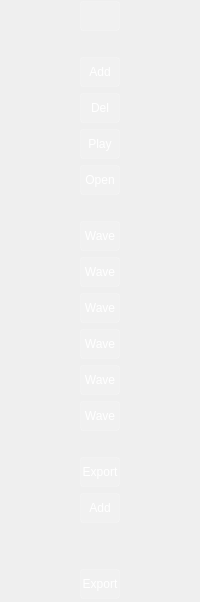
     <widget class="QFrame" name="buttons">
      <property name="sizePolicy">
       <sizepolicy hsizetype="Preferred" vsizetype="Preferred">
        <horstretch>0</horstretch>
        <verstretch>0</verstretch>
       </sizepolicy>
      </property>
      <property name="minimumSize">
       <size>
        <width>46</width>
        <height>0</height>
       </size>
      </property>
      <property name="maximumSize">
       <size>
        <width>16777215</width>
        <height>16777215</height>
       </size>
      </property>
      <property name="baseSize">
       <size>
        <width>46</width>
        <height>0</height>
       </size>
      </property>
      <property name="styleSheet">
       <string notr="true">color: rgb(146, 146, 146);
border: 0px;</string>
      </property>
      <property name="frameShape">
       <enum>QFrame::Box</enum>
      </property>
      <property name="frameShadow">
       <enum>QFrame::Raised</enum>
      </property>
      <layout class="QGridLayout" name="gridLayout">
       <property name="sizeConstraint">
        <enum>QLayout::SetMinimumSize</enum>
       </property>
       <property name="leftMargin">
        <number>3</number>
       </property>
       <property name="topMargin">
        <number>1</number>
       </property>
       <property name="rightMargin">
        <number>3</number>
       </property>
       <property name="bottomMargin">
        <number>3</number>
       </property>
       <item row="6" column="0">
        <widget class="QToolButton" name="openButton">
         <property name="minimumSize">
          <size>
           <width>40</width>
           <height>30</height>
          </size>
         </property>
         <property name="maximumSize">
          <size>
           <width>40</width>
           <height>30</height>
          </size>
         </property>
         <property name="baseSize">
          <size>
           <width>40</width>
           <height>30</height>
          </size>
         </property>
         <property name="toolTip">
          <string>Открыть папку с файлом</string>
         </property>
         <property name="styleSheet">
          <string notr="true">QToolButton{
	 color: rgb(255, 255, 255);
     background-color:rgba(255,255,255,30);
     border: 1px solid rgba(255,255,255,40);
     border-radius:3px;
}
QToolButton:hover{
background-color:rgba(255,255,255,50);
}
QToolButton:pressed{
background-color:rgba(255,255,255,70);
}</string>
         </property>
         <property name="text">
          <string>Open</string>
         </property>
         <property name="icon">
          <iconset resource="../icons.qrc">
           <normaloff>:/bl_img/icons/folder_open_FILL0_wght400_GRAD0_opsz24.svg</normaloff>:/bl_img/icons/folder_open_FILL0_wght400_GRAD0_opsz24.svg</iconset>
         </property>
         <property name="iconSize">
          <size>
           <width>20</width>
           <height>35</height>
          </size>
         </property>
         <property name="toolButtonStyle">
          <enum>Qt::ToolButtonIconOnly</enum>
         </property>
        </widget>
       </item>
       <item row="15" column="0">
        <widget class="QToolButton" name="exportButton">
         <property name="minimumSize">
          <size>
           <width>40</width>
           <height>30</height>
          </size>
         </property>
         <property name="maximumSize">
          <size>
           <width>40</width>
           <height>30</height>
          </size>
         </property>
         <property name="baseSize">
          <size>
           <width>40</width>
           <height>30</height>
          </size>
         </property>
         <property name="styleSheet">
          <string notr="true">QToolButton{
	 color: rgb(255, 255, 255);
     background-color:rgba(255,255,255,30);
     border: 1px solid rgba(255,255,255,40);
     border-radius:3px;
}
QToolButton:hover{
background-color:rgba(255,255,255,50);
}
QToolButton:pressed{
background-color:rgba(255,255,255,70);
}</string>
         </property>
         <property name="text">
          <string>Export</string>
         </property>
         <property name="icon">
          <iconset resource="../icons.qrc">
           <normaloff>:/bl_img/icons/upgrade_FILL0_wght400_GRAD0_opsz24.svg</normaloff>:/bl_img/icons/upgrade_FILL0_wght400_GRAD0_opsz24.svg</iconset>
         </property>
         <property name="iconSize">
          <size>
           <width>20</width>
           <height>35</height>
          </size>
         </property>
         <property name="autoRaise">
          <bool>false</bool>
         </property>
        </widget>
       </item>
       <item row="5" column="0">
        <widget class="QToolButton" name="playButton">
         <property name="minimumSize">
          <size>
           <width>40</width>
           <height>30</height>
          </size>
         </property>
         <property name="maximumSize">
          <size>
           <width>40</width>
           <height>30</height>
          </size>
         </property>
         <property name="baseSize">
          <size>
           <width>40</width>
           <height>30</height>
          </size>
         </property>
         <property name="toolTip">
          <string>Воспроизвести файл</string>
         </property>
         <property name="styleSheet">
          <string notr="true">QToolButton{
	 color: rgb(255, 255, 255);
     background-color:rgba(255,255,255,30);
     border: 1px solid rgba(255,255,255,40);
     border-radius:3px;
}
QToolButton:hover{
background-color:rgba(255,255,255,50);
}
QToolButton:pressed{
background-color:rgba(255,255,255,70);
}</string>
         </property>
         <property name="text">
          <string>Play</string>
         </property>
         <property name="icon">
          <iconset resource="../icons.qrc">
           <normaloff>:/bl_img/icons/play_arrow_FILL0_wght400_GRAD0_opsz24.svg</normaloff>:/bl_img/icons/play_arrow_FILL0_wght400_GRAD0_opsz24.svg</iconset>
         </property>
         <property name="iconSize">
          <size>
           <width>20</width>
           <height>35</height>
          </size>
         </property>
        </widget>
       </item>
       <item row="14" column="0">
        <spacer name="verticalSpacer_4">
         <property name="orientation">
          <enum>Qt::Vertical</enum>
         </property>
         <property name="sizeType">
          <enum>QSizePolicy::Minimum</enum>
         </property>
         <property name="sizeHint" stdset="0">
          <size>
           <width>20</width>
           <height>20</height>
          </size>
         </property>
        </spacer>
       </item>
       <item row="9" column="0">
        <widget class="QToolButton" name="queueButton">
         <property name="minimumSize">
          <size>
           <width>40</width>
           <height>30</height>
          </size>
         </property>
         <property name="maximumSize">
          <size>
           <width>40</width>
           <height>30</height>
          </size>
         </property>
         <property name="baseSize">
          <size>
           <width>40</width>
           <height>30</height>
          </size>
         </property>
         <property name="styleSheet">
          <string notr="true">QToolButton{
	 color: rgb(255, 255, 255);
     background-color:rgba(255,255,255,30);
     border: 1px solid rgba(255,255,255,40);
     border-radius:3px;
}
QToolButton:hover{
background-color:rgba(255,255,255,50);
}
QToolButton:pressed{
background-color:rgba(255,255,255,70);
}</string>
         </property>
         <property name="text">
          <string>Wave</string>
         </property>
         <property name="icon">
          <iconset resource="../icons.qrc">
           <normaloff>:/bl_img/icons/playlist_play_FILL0_wght400_GRAD0_opsz24.svg</normaloff>:/bl_img/icons/playlist_play_FILL0_wght400_GRAD0_opsz24.svg</iconset>
         </property>
         <property name="iconSize">
          <size>
           <width>20</width>
           <height>35</height>
          </size>
         </property>
        </widget>
       </item>
       <item row="16" column="0">
        <widget class="QToolButton" name="switchModeButton">
         <property name="minimumSize">
          <size>
           <width>40</width>
           <height>30</height>
          </size>
         </property>
         <property name="maximumSize">
          <size>
           <width>40</width>
           <height>30</height>
          </size>
         </property>
         <property name="baseSize">
          <size>
           <width>40</width>
           <height>30</height>
          </size>
         </property>
         <property name="toolTip">
          <string>Переключить режим таблицы</string>
         </property>
         <property name="whatsThis">
          <string/>
         </property>
         <property name="styleSheet">
          <string notr="true">QToolButton{
	 color: rgb(255, 255, 255);
     background-color:rgba(255,255,255,30);
     border: 1px solid rgba(255,255,255,40);
     border-radius:3px;
}
QToolButton:hover{
background-color:rgba(255,255,255,50);
}
QToolButton:pressed{
background-color:rgba(255,255,255,70);
}</string>
         </property>
         <property name="text">
          <string>Add</string>
         </property>
         <property name="icon">
          <iconset resource="../icons.qrc">
           <normaloff>:/bl_img/icons/widgets_FILL0_wght400_GRAD0_opsz24.svg</normaloff>:/bl_img/icons/widgets_FILL0_wght400_GRAD0_opsz24.svg</iconset>
         </property>
         <property name="iconSize">
          <size>
           <width>20</width>
           <height>35</height>
          </size>
         </property>
         <property name="popupMode">
          <enum>QToolButton::DelayedPopup</enum>
         </property>
         <property name="toolButtonStyle">
          <enum>Qt::ToolButtonIconOnly</enum>
         </property>
         <property name="arrowType">
          <enum>Qt::NoArrow</enum>
         </property>
        </widget>
       </item>
       <item row="11" column="0">
        <widget class="QToolButton" name="slncDtctButton">
         <property name="minimumSize">
          <size>
           <width>40</width>
           <height>30</height>
          </size>
         </property>
         <property name="maximumSize">
          <size>
           <width>40</width>
           <height>30</height>
          </size>
         </property>
         <property name="baseSize">
          <size>
           <width>40</width>
           <height>30</height>
          </size>
         </property>
         <property name="toolTip">
          <string>Обнаружение пропусков звука</string>
         </property>
         <property name="styleSheet">
          <string notr="true">QToolButton{
	 color: rgb(255, 255, 255);
     background-color:rgba(255,255,255,30);
     border: 1px solid rgba(255,255,255,40);
     border-radius:3px;
}
QToolButton:hover{
background-color:rgba(255,255,255,50);
}
QToolButton:pressed{
background-color:rgba(255,255,255,70);
}</string>
         </property>
         <property name="text">
          <string>Wave</string>
         </property>
         <property name="icon">
          <iconset resource="../icons.qrc">
           <normaloff>:/bl_img/icons/music_video_FILL0_wght400_GRAD0_opsz24.svg</normaloff>:/bl_img/icons/music_video_FILL0_wght400_GRAD0_opsz24.svg</iconset>
         </property>
         <property name="iconSize">
          <size>
           <width>20</width>
           <height>35</height>
          </size>
         </property>
        </widget>
       </item>
       <item row="4" column="0">
        <widget class="QToolButton" name="delButton">
         <property name="minimumSize">
          <size>
           <width>40</width>
           <height>30</height>
          </size>
         </property>
         <property name="maximumSize">
          <size>
           <width>40</width>
           <height>30</height>
          </size>
         </property>
         <property name="baseSize">
          <size>
           <width>40</width>
           <height>30</height>
          </size>
         </property>
         <property name="toolTip">
          <string>Удалить строку из таблицы</string>
         </property>
         <property name="styleSheet">
          <string notr="true">QToolButton{
	 color: rgb(255, 255, 255);
     background-color:rgba(255,255,255,30);
     border: 1px solid rgba(255,255,255,40);
     border-radius:3px;
}
QToolButton:hover{
background-color:rgba(255,255,255,50);
}
QToolButton:pressed{
background-color:rgba(255,255,255,70);
}</string>
         </property>
         <property name="text">
          <string>Del</string>
         </property>
         <property name="icon">
          <iconset resource="../icons.qrc">
           <normaloff>:/bl_img/icons/remove_FILL0_wght400_GRAD0_opsz24.svg</normaloff>:/bl_img/icons/remove_FILL0_wght400_GRAD0_opsz24.svg</iconset>
         </property>
         <property name="iconSize">
          <size>
           <width>20</width>
           <height>35</height>
          </size>
         </property>
        </widget>
       </item>
       <item row="0" column="0">
        <widget class="QToolButton" name="switchToolButton">
         <property name="minimumSize">
          <size>
           <width>40</width>
           <height>30</height>
          </size>
         </property>
         <property name="maximumSize">
          <size>
           <width>40</width>
           <height>30</height>
          </size>
         </property>
         <property name="baseSize">
          <size>
           <width>40</width>
           <height>30</height>
          </size>
         </property>
         <property name="toolTip">
          <string>Подробнее</string>
         </property>
         <property name="whatsThis">
          <string/>
         </property>
         <property name="styleSheet">
          <string notr="true">QToolButton{
	 color: rgb(255, 255, 255);
     background-color:rgba(255,255,255,30);
     border: 1px solid rgba(255,255,255,40);
     border-radius:3px;
}
QToolButton:hover{
background-color:rgba(255,255,255,50);
}
QToolButton:pressed{
background-color:rgba(255,255,255,70);
}</string>
         </property>
         <property name="text">
          <string/>
         </property>
         <property name="icon">
          <iconset resource="../icons.qrc">
           <normaloff>:/bl_img/icons/menu_FILL0_wght400_GRAD0_opsz24.svg</normaloff>:/bl_img/icons/menu_FILL0_wght400_GRAD0_opsz24.svg</iconset>
         </property>
         <property name="iconSize">
          <size>
           <width>20</width>
           <height>35</height>
          </size>
         </property>
         <property name="popupMode">
          <enum>QToolButton::DelayedPopup</enum>
         </property>
         <property name="toolButtonStyle">
          <enum>Qt::ToolButtonIconOnly</enum>
         </property>
         <property name="arrowType">
          <enum>Qt::NoArrow</enum>
         </property>
        </widget>
       </item>
       <item row="3" column="0">
        <widget class="QToolButton" name="addButton">
         <property name="sizePolicy">
          <sizepolicy hsizetype="Maximum" vsizetype="Fixed">
           <horstretch>0</horstretch>
           <verstretch>0</verstretch>
          </sizepolicy>
         </property>
         <property name="minimumSize">
          <size>
           <width>40</width>
           <height>30</height>
          </size>
         </property>
         <property name="maximumSize">
          <size>
           <width>110</width>
           <height>30</height>
          </size>
         </property>
         <property name="baseSize">
          <size>
           <width>40</width>
           <height>30</height>
          </size>
         </property>
         <property name="contextMenuPolicy">
          <enum>Qt::DefaultContextMenu</enum>
         </property>
         <property name="toolTip">
          <string>Добавить файл</string>
         </property>
         <property name="whatsThis">
          <string/>
         </property>
         <property name="styleSheet">
          <string notr="true">QToolButton{
	 color: rgb(255, 255, 255);
     background-color:rgba(255,255,255,30);
     border: 1px solid rgba(255,255,255,40);
     border-radius:3px;
}
QToolButton:hover{
background-color:rgba(255,255,255,50);
}
QToolButton:pressed{
background-color:rgba(255,255,255,70);
}</string>
         </property>
         <property name="text">
          <string>Add</string>
         </property>
         <property name="icon">
          <iconset resource="../icons.qrc">
           <normaloff>:/bl_img/icons/add_FILL0_wght400_GRAD0_opsz24.svg</normaloff>:/bl_img/icons/add_FILL0_wght400_GRAD0_opsz24.svg</iconset>
         </property>
         <property name="iconSize">
          <size>
           <width>20</width>
           <height>35</height>
          </size>
         </property>
         <property name="toolButtonStyle">
          <enum>Qt::ToolButtonIconOnly</enum>
         </property>
        </widget>
       </item>
       <item row="2" column="0">
        <spacer name="verticalSpacer_2">
         <property name="orientation">
          <enum>Qt::Vertical</enum>
         </property>
         <property name="sizeType">
          <enum>QSizePolicy::Minimum</enum>
         </property>
         <property name="sizeHint" stdset="0">
          <size>
           <width>20</width>
           <height>20</height>
          </size>
         </property>
        </spacer>
       </item>
       <item row="10" column="0">
        <widget class="QToolButton" name="blckDtctButton">
         <property name="minimumSize">
          <size>
           <width>40</width>
           <height>30</height>
          </size>
         </property>
         <property name="maximumSize">
          <size>
           <width>40</width>
           <height>30</height>
          </size>
         </property>
         <property name="baseSize">
          <size>
           <width>40</width>
           <height>30</height>
          </size>
         </property>
         <property name="toolTip">
          <string>Обнаружение чёрного поля</string>
         </property>
         <property name="styleSheet">
          <string notr="true">QToolButton{
	 color: rgb(255, 255, 255);
     background-color:rgba(255,255,255,30);
     border: 1px solid rgba(255,255,255,40);
     border-radius:3px;
}
QToolButton:hover{
background-color:rgba(255,255,255,50);
}
QToolButton:pressed{
background-color:rgba(255,255,255,70);
}</string>
         </property>
         <property name="text">
          <string>Wave</string>
         </property>
         <property name="icon">
          <iconset resource="../icons.qrc">
           <normaloff>:/bl_img/icons/call_to_action_FILL0_wght400_GRAD0_opsz24.svg</normaloff>:/bl_img/icons/call_to_action_FILL0_wght400_GRAD0_opsz24.svg</iconset>
         </property>
         <property name="iconSize">
          <size>
           <width>20</width>
           <height>35</height>
          </size>
         </property>
        </widget>
       </item>
       <item row="18" column="0">
        <widget class="QToolButton" name="settingsButton">
         <property name="minimumSize">
          <size>
           <width>40</width>
           <height>30</height>
          </size>
         </property>
         <property name="maximumSize">
          <size>
           <width>40</width>
           <height>30</height>
          </size>
         </property>
         <property name="baseSize">
          <size>
           <width>40</width>
           <height>30</height>
          </size>
         </property>
         <property name="toolTip">
          <string>Настройки</string>
         </property>
         <property name="styleSheet">
          <string notr="true">QToolButton{
	 color: rgb(255, 255, 255);
     background-color:rgba(255,255,255,30);
     border: 1px solid rgba(255,255,255,40);
     border-radius:3px;
}
QToolButton:hover{
background-color:rgba(255,255,255,50);
}
QToolButton:pressed{
background-color:rgba(255,255,255,70);
}</string>
         </property>
         <property name="text">
          <string>Export</string>
         </property>
         <property name="icon">
          <iconset resource="../icons.qrc">
           <normaloff>:/bl_img/icons/settings_FILL0_wght400_GRAD0_opsz24.svg</normaloff>:/bl_img/icons/settings_FILL0_wght400_GRAD0_opsz24.svg</iconset>
         </property>
         <property name="iconSize">
          <size>
           <width>20</width>
           <height>35</height>
          </size>
         </property>
        </widget>
       </item>
       <item row="17" column="0">
        <spacer name="verticalSpacer">
         <property name="orientation">
          <enum>Qt::Vertical</enum>
         </property>
         <property name="sizeHint" stdset="0">
          <size>
           <width>20</width>
           <height>40</height>
          </size>
         </property>
        </spacer>
       </item>
       <item row="8" column="0">
        <widget class="QToolButton" name="r128DtctButton">
         <property name="minimumSize">
          <size>
           <width>40</width>
           <height>30</height>
          </size>
         </property>
         <property name="maximumSize">
          <size>
           <width>40</width>
           <height>30</height>
          </size>
         </property>
         <property name="baseSize">
          <size>
           <width>40</width>
           <height>30</height>
          </size>
         </property>
         <property name="toolTip">
          <string>Измерение уровня громкости</string>
         </property>
         <property name="styleSheet">
          <string notr="true">QToolButton{
	 color: rgb(255, 255, 255);
     background-color:rgba(255,255,255,30);
     border: 1px solid rgba(255,255,255,40);
     border-radius:3px;
}
QToolButton:hover{
background-color:rgba(255,255,255,50);
}
QToolButton:pressed{
background-color:rgba(255,255,255,70);
}</string>
         </property>
         <property name="text">
          <string>Wave</string>
         </property>
         <property name="icon">
          <iconset resource="../icons.qrc">
           <normaloff>:/bl_img/icons/equalizer_FILL0_wght400_GRAD0_opsz24.svg</normaloff>:/bl_img/icons/equalizer_FILL0_wght400_GRAD0_opsz24.svg</iconset>
         </property>
         <property name="iconSize">
          <size>
           <width>20</width>
           <height>35</height>
          </size>
         </property>
        </widget>
       </item>
       <item row="12" column="0">
        <widget class="QToolButton" name="frzDtctButton">
         <property name="minimumSize">
          <size>
           <width>40</width>
           <height>30</height>
          </size>
         </property>
         <property name="maximumSize">
          <size>
           <width>40</width>
           <height>30</height>
          </size>
         </property>
         <property name="baseSize">
          <size>
           <width>40</width>
           <height>30</height>
          </size>
         </property>
         <property name="toolTip">
          <string>Обнаружение стоп-кадров</string>
         </property>
         <property name="styleSheet">
          <string notr="true">QToolButton{
	 color: rgb(255, 255, 255);
     background-color:rgba(255,255,255,30);
     border: 1px solid rgba(255,255,255,40);
     border-radius:3px;
}
QToolButton:hover{
background-color:rgba(255,255,255,50);
}
QToolButton:pressed{
background-color:rgba(255,255,255,70);
}</string>
         </property>
         <property name="text">
          <string>Wave</string>
         </property>
         <property name="icon">
          <iconset resource="../icons.qrc">
           <normaloff>:/bl_img/icons/remove_from_queue_FILL0_wght400_GRAD0_opsz24.svg</normaloff>:/bl_img/icons/remove_from_queue_FILL0_wght400_GRAD0_opsz24.svg</iconset>
         </property>
         <property name="iconSize">
          <size>
           <width>20</width>
           <height>35</height>
          </size>
         </property>
        </widget>
       </item>
       <item row="7" column="0">
        <spacer name="verticalSpacer_3">
         <property name="orientation">
          <enum>Qt::Vertical</enum>
         </property>
         <property name="sizeType">
          <enum>QSizePolicy::Minimum</enum>
         </property>
         <property name="sizeHint" stdset="0">
          <size>
           <width>20</width>
           <height>20</height>
          </size>
         </property>
        </spacer>
       </item>
       <item row="13" column="0">
        <widget class="QToolButton" name="fullDtctButton">
         <property name="minimumSize">
          <size>
           <width>40</width>
           <height>30</height>
          </size>
         </property>
         <property name="maximumSize">
          <size>
           <width>40</width>
           <height>30</height>
          </size>
         </property>
         <property name="baseSize">
          <size>
           <width>40</width>
           <height>30</height>
          </size>
         </property>
         <property name="toolTip">
          <string>Полное сканирование</string>
         </property>
         <property name="styleSheet">
          <string notr="true">QToolButton{
	 color: rgb(255, 255, 255);
     background-color:rgba(255,255,255,30);
     border: 1px solid rgba(255,255,255,40);
     border-radius:3px;
}
QToolButton:hover{
background-color:rgba(255,255,255,50);
}
QToolButton:pressed{
background-color:rgba(255,255,255,70);
}</string>
         </property>
         <property name="text">
          <string>Wave</string>
         </property>
         <property name="icon">
          <iconset resource="../icons.qrc">
           <normaloff>:/bl_img/icons/subtitles_FILL0_wght400_GRAD0_opsz24.svg</normaloff>:/bl_img/icons/subtitles_FILL0_wght400_GRAD0_opsz24.svg</iconset>
         </property>
         <property name="iconSize">
          <size>
           <width>20</width>
           <height>35</height>
          </size>
         </property>
        </widget>
       </item>
      </layout>
     </widget>
